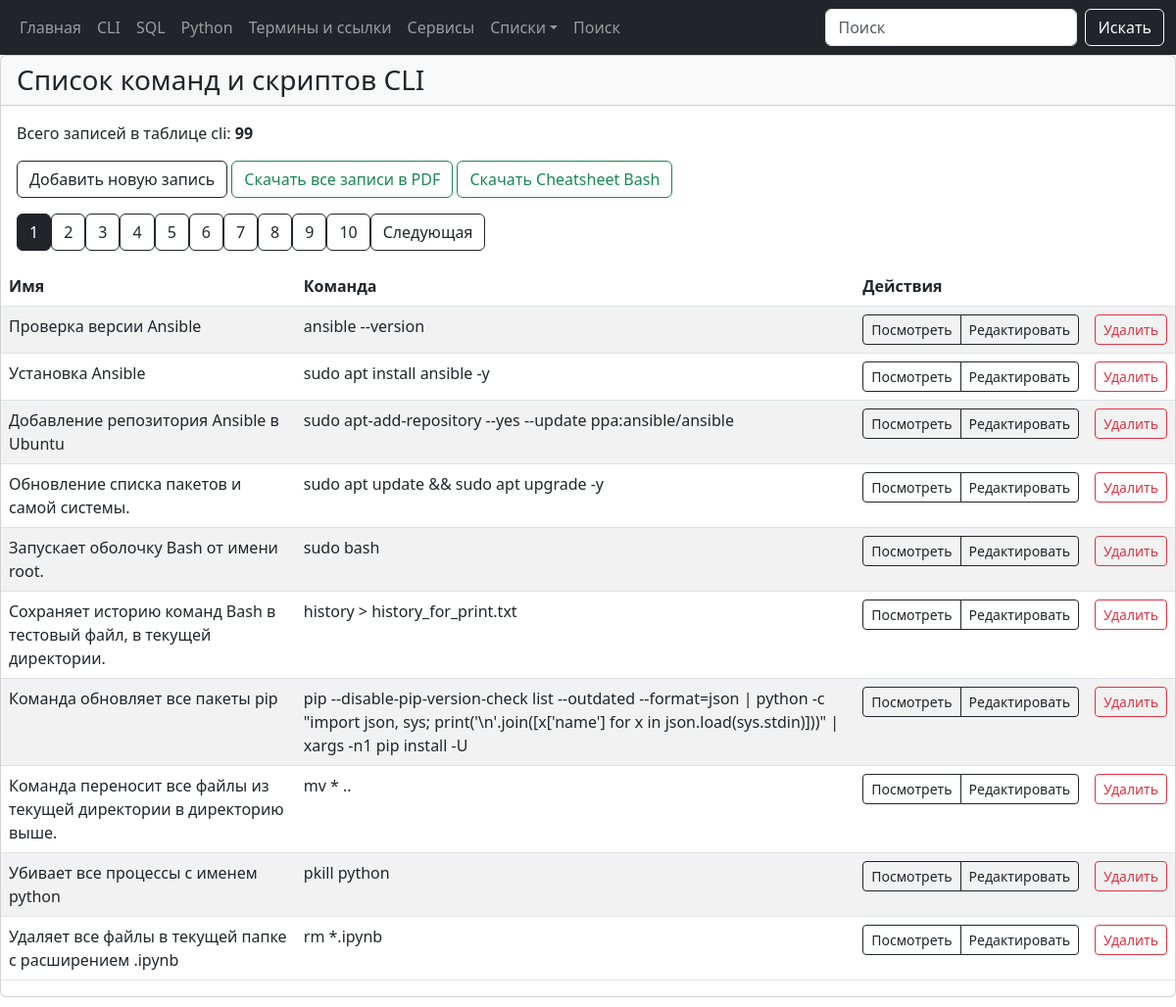
Page /cli on the earlier database version.
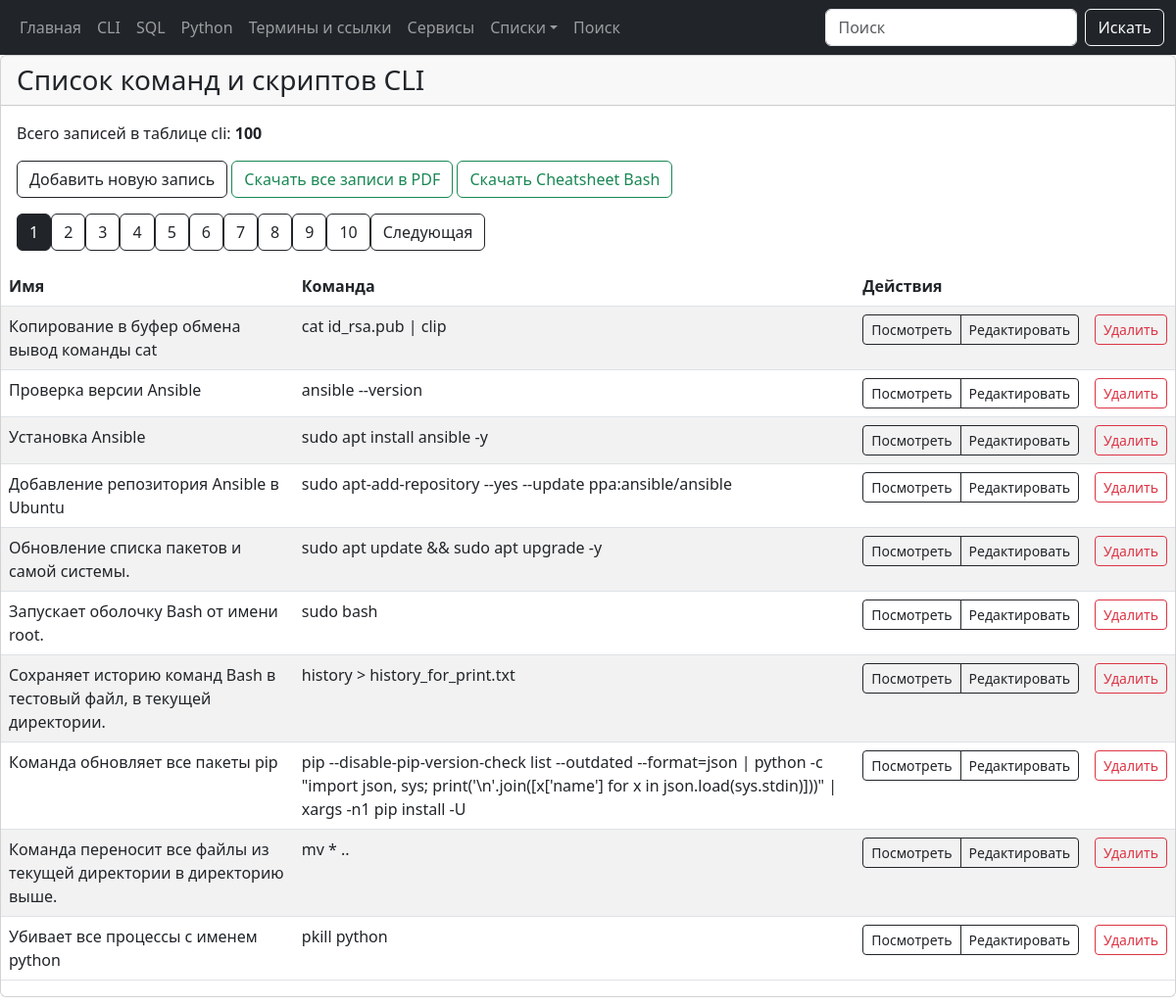
Same page on the later database version.
### tables this page shows
CREATE TABLE "cli" (
  "cli_id" INTEGER PRIMARY KEY AUTOINCREMENT,
  "cli_command" TEXT NOT NULL,
  "cli_name" TEXT NOT NULL,
  "cli_date_add" TIMESTAMP DEFAULT CURRENT_TIMESTAMP,
  "cli_date_edit" TEXT
);

### modules/cli/cli_posts.py (the view)
@bp.route("/cli")
def cli_posts():
    page = request.args.get('page', 1, type=int)
    conn = connect.get_db_connection()
    count_row = conn.execute("SELECT COUNT(*) FROM cli").fetchone()
    if count_row and count_row[0] is not None:
        cli_list_count = int(count_row[0])
    else:
        cli_list_count = 0
    offset = (page - 1) * PER_PAGE
    cli_list = conn.execute(
        "SELECT * FROM cli ORDER BY cli_id DESC LIMIT ? OFFSET ?",
        (PER_PAGE, offset)
    ).fetchall()
    conn.close()
    total_pages = (cli_list_count + PER_PAGE - 1) // PER_PAGE
    return render_template(
        "cli/cli_posts.html",
        cli_list=cli_list,
        cli_list_count=cli_list_count,
        page=page,
        total_pages=total_pages,
    )

### modules/connect.py (called while the page is built)
def get_db_connection():
    db_path = os.path.join(BASE_DIR, '../database.db')
    conn = sqlite3.connect(db_path, timeout=30)
    conn.row_factory = sqlite3.Row
    return conn

### templates/cli/cli_posts.html (shortened to what this page needs)
{% extends "base.html" %}
{% block content %}
<div class="card mb-4">
   <div class="card-header h3">Список команд и скриптов CLI</div>
   <div class="card-body">
      <p class="card-text">
         Всего записей в таблице cli: <b>{{ cli_list_count }}</b>
      </p>
      <a href="{{ url_for('add_cli_post.add_cli_post') }}" class="btn btn-outline-dark">
         Добавить новую запись
      </a>
      <a href="{{ url_for('cli_posts.cli_download_pdf') }}" class="btn btn-outline-success">
          Скачать все записи в PDF
      </a>
      <a href="{{ url_for('static', filename='cheat_sheets/cheat_sheet_bash.pdf') }}" class="btn btn-outline-success">
         Скачать Cheatsheet Bash
      </a>
      <div class="pagination">
         {% for p in range(1, total_pages + 1) %}
         <a href="{{ url_for('cli_posts.cli_posts', page=p) }}"
            class="btn btn-outline-dark {% if p == page %}active{% endif %}">{{ p }}</a>
         {% endfor %}
         {% if page < total_pages %}
         <a href="{{ url_for('cli_posts.cli_posts', page=page+1) }}" class="btn btn-outline-dark">Следующая</a>
         {% endif %}
      </div>
   </div>
   <table class="table table-striped">
      <thead>
         <tr>
            <th>Имя</th>
            <th>Команда</th>
            <th colspan="2">Действия</th>
         </tr>
      </thead>
      <tbody>
         {% for item in cli_list %}
         <tr>
            <td>{{ item.cli_name }}</td>
            <td>{{ item.cli_command }}</td>
            <td>
               <div class="btn-group" role="group" aria-label="Действия">
                  <a href="{{ url_for('get_view_cli_post.get_view_cli_post', cli_id=item.cli_id) }}"
                     class="btn btn-outline-dark btn-sm">
                     Посмотреть
                  </a>
                  <a href="{{ url_for('edit_cli_post.edit_cli_post', cli_id=item.cli_id) }}"
                     class="btn btn-outline-dark btn-sm">
                     Редактировать
                  </a>
               </div>
            </td>
            <td>
               <form action="{{ url_for('delete_cli_post.delete_cli_post', cli_id=item.cli_id)}}" method="POST"
                  class="d-inline">
                  <button type="submit" class="btn btn-outline-danger btn-sm"
                     onclick="return confirm('Вы точно уверены что хотите удалить запись?')">
                     Удалить
                  </button>
               </form>
            </td>
         </tr>
         {% endfor %}
      </tbody>
   </table>
</div>
{% endblock %}

### templates/base.html (shortened to what this page needs)
<!doctype html>
<html>
<head>
    <link href="{{ url_for('static', filename='bootstrap.min.css') }}" rel="stylesheet">
</head>
<body>
    {% include 'navbar.html' %}
    <div class="main">
        {% block content %}
        {% endblock %}
     </div>
</body>
</html>

### templates/navbar.html (shortened to what this page needs)
<nav class="navbar navbar-expand-lg navbar-dark bg-dark">
  <div class="container-fluid">
    <div class="collapse navbar-collapse" id="navbarNav">
      <ul class="navbar-nav">
        <li class="nav-item">
          <a class="nav-link" href="{{ url_for('index.index') }}">Главная</a>
        </li>
        <li class="nav-item">
          <a class="nav-link" href="{{ url_for('cli_posts.cli_posts') }}">CLI</a>
        </li>
        <li class="nav-item">
          <a class="nav-link" href="{{ url_for('sql_list_commands.sql_list_commands') }}">SQL</a>
        </li>
        <li class="nav-item">
          <a class="nav-link" href="{{ url_for('python_list_commands.python_list_commands') }}">Python</a>
        </li>
        <li class="nav-item">
          <a class="nav-link" href="{{ url_for('wiki_list_page.wiki_list_page') }}">Термины и ссылки</a>
        </li>
        <li class="nav-item">
          <a class="nav-link" href="{{ url_for('services.services') }}">Сервисы</a>
        </li>
        <li class="nav-item dropdown">
          <a class="nav-link dropdown-toggle" href="#" role="button" data-bs-toggle="dropdown"
             aria-expanded="false">Списки</a>
        </li>
        <li class="nav-item">
          <a class="nav-link" href="{{ url_for('search.search') }}">Поиск</a>
        </li>
      </ul>
    </div>
    <form class="d-flex" action="/search" method="post" role="search">
      <input class="form-control me-2 mr-2" type="text" placeholder="Поиск" aria-label="Search" name="search_term" id="search_term" required>
      <button class="btn btn-outline-light" type="submit">Искать</button>
    </form>
  </div>
</nav>

Differences in the rows shown:
no longer on this page (row unchanged): cli: cli_name "Удаляет все файлы в текущей папке с расширением .ipynb", cli_command "rm *.ipynb"
added cli: cli_name "Копирование в буфер обмена вывод команды cat", cli_command "cat id_rsa.pub | clip"
Other differences:
{{ cli_list_count }}: "99" → "100"
